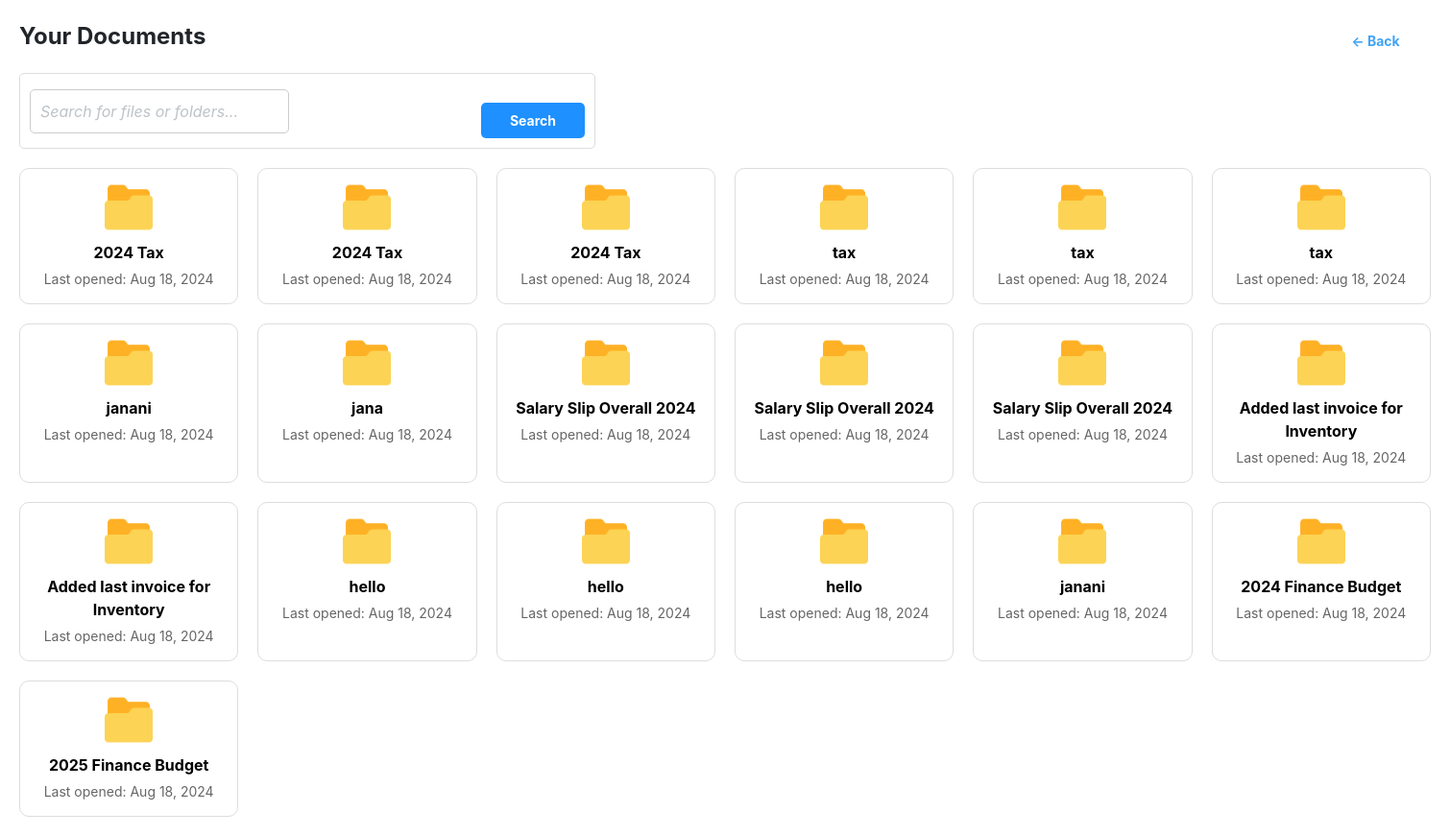
Page /files.php (signed in) on the committed database.
### tables this page shows
CREATE TABLE `document` (
  `id` int(255) NOT NULL,
  `user_id` varchar(255) NOT NULL,
  `title` varchar(255) NOT NULL,
  `password` varchar(255) NOT NULL,
  `files` varchar(255) NOT NULL,
  `created_on` timestamp NOT NULL DEFAULT current_timestamp() ON UPDATE current_timestamp()
);

### files.php (the view, shortened to what this page needs)
<?php
include("backend/config.php");
$id = $_SESSION["id"];
?>
<!DOCTYPE html>
<html lang="en">
<head>
    <link rel="stylesheet" href="https://cdn.jsdelivr.net/npm/bootstrap@4.1.3/dist/css/bootstrap.min.css"
>
</head>
<body>
    <button class="back-button" onclick="window.history.back();">&#8592; Back</button>
    <header>
        <div class="title">Your Documents</div>
    </header>
    <div class="search-container">
        <input type="text" id="searchInput" name="search" placeholder="Search for files or folders...">
        <button>Search</button>
    </div>
    <div class="folder-grid">
        <?php
        $query2 = "SELECT * FROM document where user_id=$id";
        $result2 = $conn->query($query2);
        if ($result2->num_rows > 0) {
            while ($row = $result2->fetch_assoc()) {
                $files = $row['files'];
                $title = $row['title'];
                $id = $row['id'];
                echo '
                <div class="folder-item">
                    <img data-toggle="modal" data-target="#exampleModalCenter" data-id="' . $id . '" data-pdf="' . $files . '" class="folder-image" src="folder.png" alt="Image Icon">
                    <div class="folder-name title">' . $title . '</div>
                    <div class="folder-info">Last opened: Aug 18, 2024</div>
                </div>
            ';
            }
        } else {
            echo '<tr><td colspan="4">No data in the table.</td></tr>';
        }
        ?>
    </div>
</body>
</html>

### files.php (style rules this page uses)
* { margin: 0; padding: 0; box-sizing: border-box; }
body { font-family: 'Arial', sans-serif; background-color: #f4faff; color: #333; padding: 20px; }
header { display: flex; align-items: center; justify-content: space-between; margin-bottom: 20px; }
header .title { font-size: 24px; font-weight: bold; }
.search-container { display: flex; align-items: center; background-color: #fff; border: 1px solid #ddd; border-radius: 5px; padding: 10px; margin-bottom: 20px; width: 100%; max-width: 600px; }
.search-container input { flex: 1; border: none; outline: none; font-size: 16px; }
.search-container button { background-color: #1e90ff; color: white; border: none; padding: 8px 15px; cursor: pointer; border-radius: 5px; }
.folder-grid { display: grid; grid-template-columns: repeat(auto-fit, minmax(200px, 1fr)); gap: 20px; }
.folder-item { background-color: #fff; border: 1px solid #ddd; border-radius: 10px; padding: 15px; text-align: center; transition: transform 0.3s ease, box-shadow 0.3s ease; }
.folder-item img { width: 50px; margin-bottom: 10px; }
.folder-name { font-size: 16px; font-weight: bold; color: black; }
.folder-info { font-size: 14px; color: #666; margin-top: 5px; }
input { width: 100%; padding: 10px; font-size: 1em; border: 2px solid #3498db; border-radius: 5px; outline: none; transition: all 0.3s ease; }
input::placeholder { color: #bdc3c7; font-style: italic; }
button { margin-top: 20px; width: 50%; padding: 12px; border: none; border-radius: 5px; color: #42A5F5; cursor: pointer; transition: background 0.3s ease; top: 24px; font-size: 14px; background: none; font-weight: bold; margin-left: 200px; }
.search-container input { width: 400px; padding: 10px; border: 1px solid #ccc; border-radius: 5px; font-size: 16px; }
.back-button { position: absolute; top: 0px; right: -300px; font-size: 14px; color: #42A5F5; background: none; border: none; cursor: pointer; font-weight: bold; }

### rows in the picture
document: title "2024 Tax"
document: title "2024 Tax"
document: title "2024 Tax"
document: title "tax"
document: title "tax"
document: title "tax"
document: title "janani"
document: title "jana"
document: title "Salary Slip Overall 2024"
document: title "Salary Slip Overall 2024"
document: title "Salary Slip Overall 2024"
document: title "Added last invoice for Inventory"
document: title "Added last invoice for Inventory"
document: title "hello"
document: title "hello"
document: title "hello"
document: title "janani"
document: title "2024 Finance Budget"
document: title "2025 Finance Budget"
